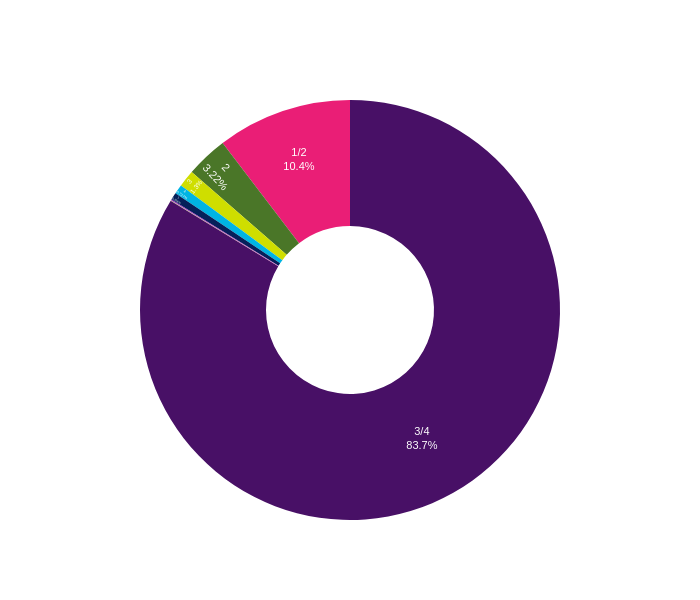

The cell this chart's notebook holds for it:
### Code cell
fig = px.pie(
    df_diametro.sort_values("Conteo", ascending=False),
    names="Diametro",
    values="Conteo",
    color_discrete_sequence=colores,
    title="Rupturas por diámetro",
    hole=0.4,          # ✅ Tamaño del hueco: 0 = pie, 1 = sin relleno. Prueba entre 0.3 y 0.5
)

fig.update_traces(
    textposition="inside",
    textinfo="percent+label",   # ✅ Opciones: "percent", "label", "value", "percent+label"
    textfont=dict(color="white", size=11, family="Arial"),
)

fig.update_layout(
    showlegend=False,
    height=600,
    width=700,
)

fig.write_image("plot5.png", scale=2, width=800, height=600)
fig.show()

### Figure 1 — Plotly figure (JSON) as saved in the notebook; plotly's stock layout.template omitted (floating-point values rounded to 4 significant figures)
{"data": [{"domain": {"x": [0, 1], "y": [0, 1]}, "hole": 0.4, "hovertemplate": "Diametro=%{label}<br>Conteo=%{value}<extra></extra>", "labels": ["3/4", "1/2", "2", "3", "4", "1", "6", "1 1/2", "1 1/4"], "legendgroup": "", "name": "", "showlegend": true, "textfont": {"color": "white", "family": "Arial", "size": 11}, "textinfo": "percent+label", "textposition": "inside", "type": "pie", "values": [7827, 970, 301, 122, 68, 52, 6, 3, 1]}], "layout": {"height": 600, "legend": {"tracegroupgap": 0}, "piecolorway": ["#481066", "#ea1e76", "#4a7628", "#cfde00", "#00b4e3", "#05205a"], "showlegend": false, "title": {"text": "Rupturas por diámetro"}, "width": 700}}
